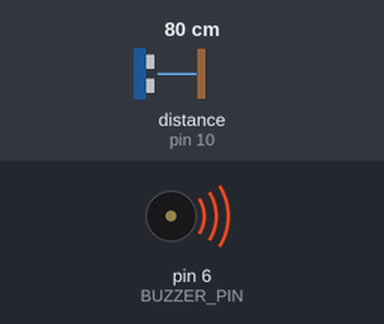
The sketch below on a simulated Arduino Nano, built with avr-gcc and run on an emulated ATmega328P. Shown: buzzer (waves = sounding). Wiring (inferred from the names in the program): ultrasonic range finder: trigger pin 9; echo pin 10. The inputs (shaded band) are chosen by the test bench; at power-on: distance to the obstacle (sensor on pin 10) 80 cm. The echo pulse lasts 58.3 µs per cm; what the sketch prints to the serial monitor is not drawn.

Above: at 0.1 s.
Timing chart, 0 to 40.0 s (numbered marks = the images above):
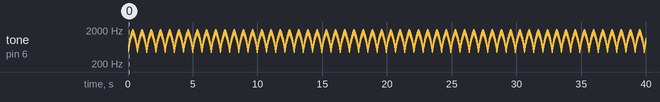

The sketch:

hc_sr04_siren.ino
```cpp
// Arduino Nano + HC-SR04 + passive buzzer: "wee-woo" proximity siren
// HC-SR04: VCC->5V, GND->GND, TRIG->D9, ECHO->D10
// Buzzer: VCC->5V, GND->GND, I/O->D6
// HC-SR04 typically works up to 400 cm, not 500 cm.

#define TRIG_PIN 9
#define ECHO_PIN 10
#define BUZZER_PIN 6

const int ALARM_DISTANCE = 400;

float getDistance() {
  digitalWrite(TRIG_PIN, LOW);
  delayMicroseconds(2);
  digitalWrite(TRIG_PIN, HIGH);
  delayMicroseconds(10);
  digitalWrite(TRIG_PIN, LOW);

  unsigned long duration = pulseIn(ECHO_PIN, HIGH, 30000);
  if (duration == 0) return -1;
  return duration * 0.0343 / 2.0;
}

void setup() {
  pinMode(TRIG_PIN, OUTPUT);
  pinMode(ECHO_PIN, INPUT);
  pinMode(BUZZER_PIN, OUTPUT);
  noTone(BUZZER_PIN);
  Serial.begin(9600);
}

void loop() {
  float distance = getDistance();

  if (distance > 0 && distance <= ALARM_DISTANCE) {
    // WEE: rising pitch
    for (int freq = 500; freq <= 1800; freq += 30) {
      tone(BUZZER_PIN, freq);
      delay(8);
    }
    // WOO: falling pitch
    for (int freq = 1800; freq >= 500; freq -= 30) {
      tone(BUZZER_PIN, freq);
      delay(8);
    }
  } else {
    noTone(BUZZER_PIN);
    delay(100);
  }

  Serial.print("Distance: ");
  Serial.print(distance);
  Serial.println(" cm");
}
```

Measured:
- by itself, tone on pin 6 (BUZZER_PIN): plays 500 Hz for 0.01 s, 530 Hz for 0.01 s, 560 Hz for 0.01 s, 590 Hz for 0.01 s, 620 Hz for 0.01 s, 650 Hz for 0.01 s … (4946 notes in this stretch)
